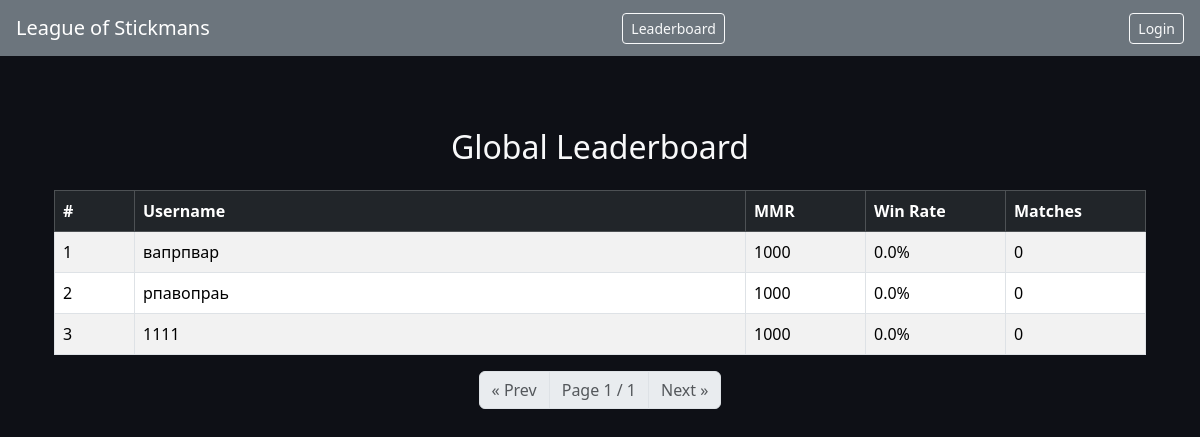
The app's page /leaderboard with its own data.
### db.py (models this page shows)
class User(Base, UserMixin):      # ← наследуем от UserMixin
    __tablename__ = "users"
    id = Column(Integer, primary_key=True)
    username = Column(String, unique=True, nullable=False)
    password_hash = Column(String, nullable=False)
    mmr = Column(Integer, default=1000)
    created = Column(DateTime, default=datetime.datetime.utcnow)

### app.py (the view)
@app.route('/leaderboard')
def leaderboard():
    page      = request.args.get('page', default=1, type=int)
    per_page  = 25
    pagination = User.query.order_by(User.mmr.desc()) \
                           .paginate(page=page, per_page=per_page, error_out=False)
    return render_template(
        'leaderboard.html',
        users      = pagination.items,
        pagination = pagination
    )

### templates/leaderboard.html
{% extends "layout.html" %}
{% block content %}
<div class="container py-5">
  <h2 class="text-center mb-4">Global Leaderboard</h2>
  <table class="table table-striped table-bordered">
    <thead class="table-dark">
      <tr>
        <th style="width:80px">#</th>
        <th>Username</th>
        <th style="width:120px">MMR</th>
        <th style="width:140px">Win Rate</th>
        <th style="width:140px">Matches</th>
      </tr>
    </thead>
    <tbody>
    {% for user in users %}
      <tr>
        <td>{{ (pagination.page-1)*pagination.per_page + loop.index }}</td>
        <td>{{ user.username }}</td>
        <td>{{ user.mmr }}</td>
        <td>{{ "%.1f%%"|format(user.win_rate or 0) }}</td>
        <td>{{ user.matches or 0 }}</td>
      </tr>
    {% endfor %}
    </tbody>
  </table>
  <nav aria-label="Leaderboard pages">
    <ul class="pagination justify-content-center">
      {% if pagination.has_prev %}
        <li class="page-item">
          <a class="page-link" href="{{ url_for('leaderboard', page=pagination.prev_num) }}">&laquo; Prev</a>
        </li>
      {% else %}
        <li class="page-item disabled"><span class="page-link">&laquo; Prev</span></li>
      {% endif %}
      <li class="page-item disabled">
        <span class="page-link">
          Page {{ pagination.page }} / {{ pagination.pages or 1 }}
        </span>
      </li>
      {% if pagination.has_next %}
        <li class="page-item">
          <a class="page-link" href="{{ url_for('leaderboard', page=pagination.next_num) }}">Next &raquo;</a>
        </li>
      {% else %}
        <li class="page-item disabled"><span class="page-link">Next &raquo;</span></li>
      {% endif %}
    </ul>
  </nav>
</div>
{% endblock %}

### templates/layout.html (shortened to what this page needs)
<!doctype html>
<html lang="en">
<head>
  <link href="https://cdn.jsdelivr.net/npm/bootstrap@5.3.3/dist/css/bootstrap.min.css"
        rel="stylesheet">
</head>
<body>
<nav class="navbar navbar-dark px-3">
  <span class="navbar-brand">League of Stickmans</span>
  <a href="{{ url_for('leaderboard') }}" class="btn btn-outline-light btn-sm me-2">
      Leaderboard
    </a>
  {% if session.get('user_id') %}
    <a href="{{ url_for('logout') }}" class="btn btn-outline-light btn-sm">
      Logout
    </a>
  {% else %}
    <a href="{{ url_for('login') }}" class="btn btn-outline-light btn-sm">
      Login
    </a>
  {% endif %}
</nav>
<div class="container my-4">
  {% block content %}{% endblock %}
</div>
</body>
</html>

### templates/layout.html (style rules this page uses)
body { background:#0e1016; color:#f8f9fa; }
a, a:hover { color:#0d6efd; }
.navbar { background:#6c757d; }

### records on screen
User: (pagination.page-1)*pagination.per_page+loop.index "1", username "вапрпвар", mmr "1000", win_rate "0.0%", matches "0"
User: (pagination.page-1)*pagination.per_page+loop.index "2", username "рпавопраь", mmr "1000", win_rate "0.0%", matches "0"
User: (pagination.page-1)*pagination.per_page+loop.index "3", username "1111", mmr "1000", win_rate "0.0%", matches "0"

### other values on screen
{{ pagination.page }} "1"
{{ pagination.pages or 1 }} "1"
